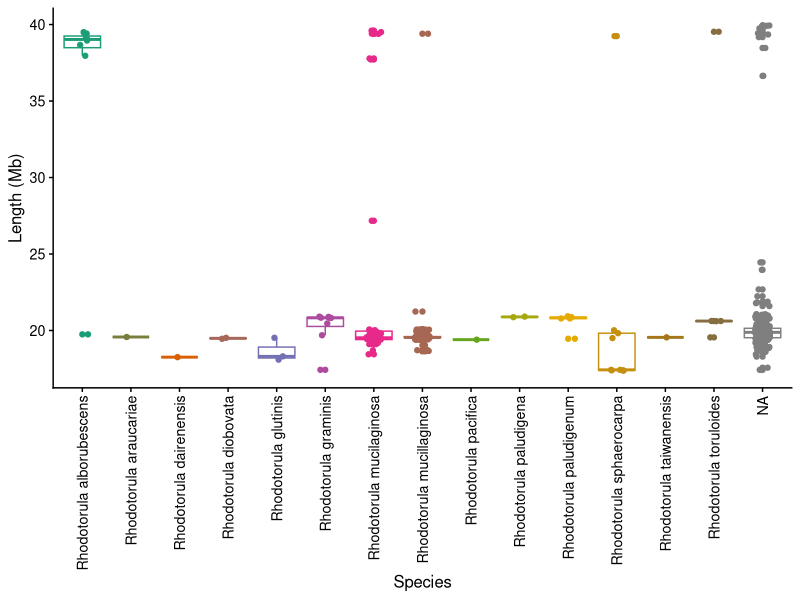
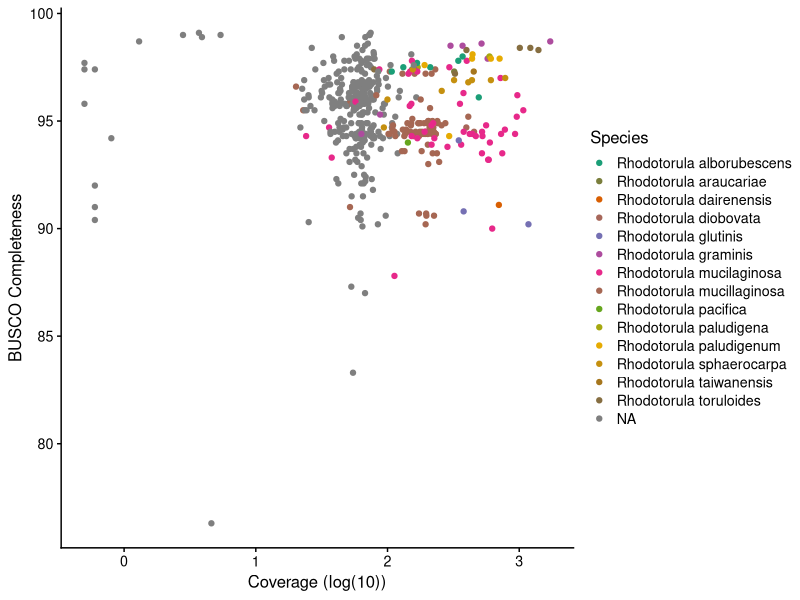
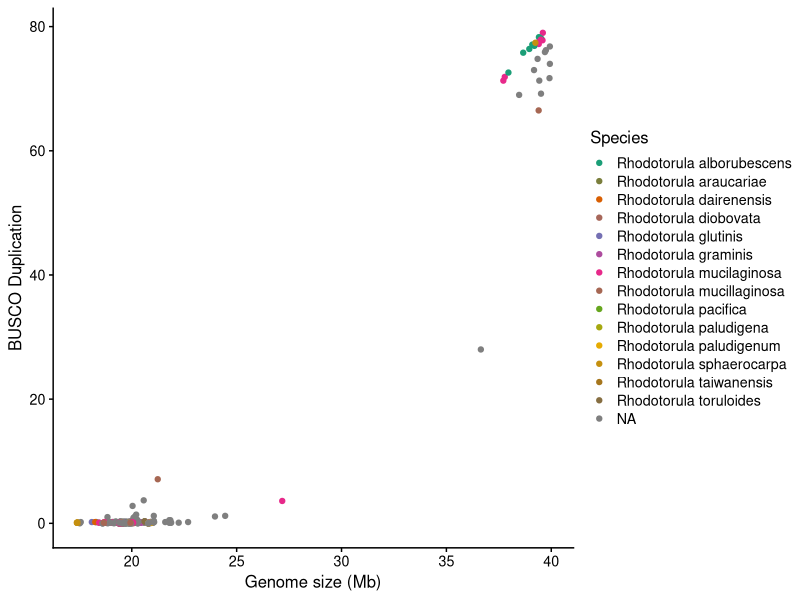

Generate these figures, in order, with R:
#!/usr/bin/env R
library(ggplot2)
library(tidyverse)
library(purrr)
library(readr)
library(cowplot) # it allows you to save figures in .png file
library(RColorBrewer)
#library(smplot2)

asminfo <- read_tsv("asm_stats.tsv",col_names=TRUE) %>% mutate(ID=str_replace(SampleID, ".AAFTF", ""))
samples <- read_csv("samples.csv",col_names=TRUE) 
merged <- asminfo %>% left_join(samples,by = join_by(ID == Strain))
colourCount = length(unique(merged$Species))
getPalette = colorRampPalette(brewer.pal(8, "Dark2"))(colourCount)


p <- ggplot(data = merged, mapping = aes(x = Species, y = TOTAL_LENGTH/10**6,color=Species)) +
  geom_boxplot() + 
  geom_jitter(width = 0.15) +  theme_cowplot(12) + theme(legend.position="none") +
  theme(axis.text.x = element_text(angle = 90, vjust = 0.5, hjust=1)) + 
  scale_color_manual(values=getPalette) +
  ylab("Length (Mb)") 

ggsave("genome_size_boxplot.pdf",p,width=8,height=6)

p2 <- ggplot(data = merged %>% filter(BUSCO_Complete > 75), 
             mapping = aes(x = log(Average_Coverage)/log(10), y=BUSCO_Complete,color=Species)) +
  geom_point()  +  theme_cowplot(12) + 
  scale_color_manual(values=getPalette) + xlab("Coverage (log(10))") + ylab("BUSCO Completeness") 
ggsave("genome_coverage.pdf",p2,width=9,height=10)

p3 <- ggplot(data = merged %>% filter(BUSCO_Complete > 75), 
             mapping = aes(x = TOTAL_LENGTH/10**6, y=BUSCO_Duplicate,color=Species)) +
  geom_point()  +  theme_cowplot(12)  + 
  scale_color_manual(values=getPalette) + xlab("Genome size (Mb)") + ylab("BUSCO Duplication")
ggsave("genome_dup_by_size.pdf",p3,width=9,height=9)


